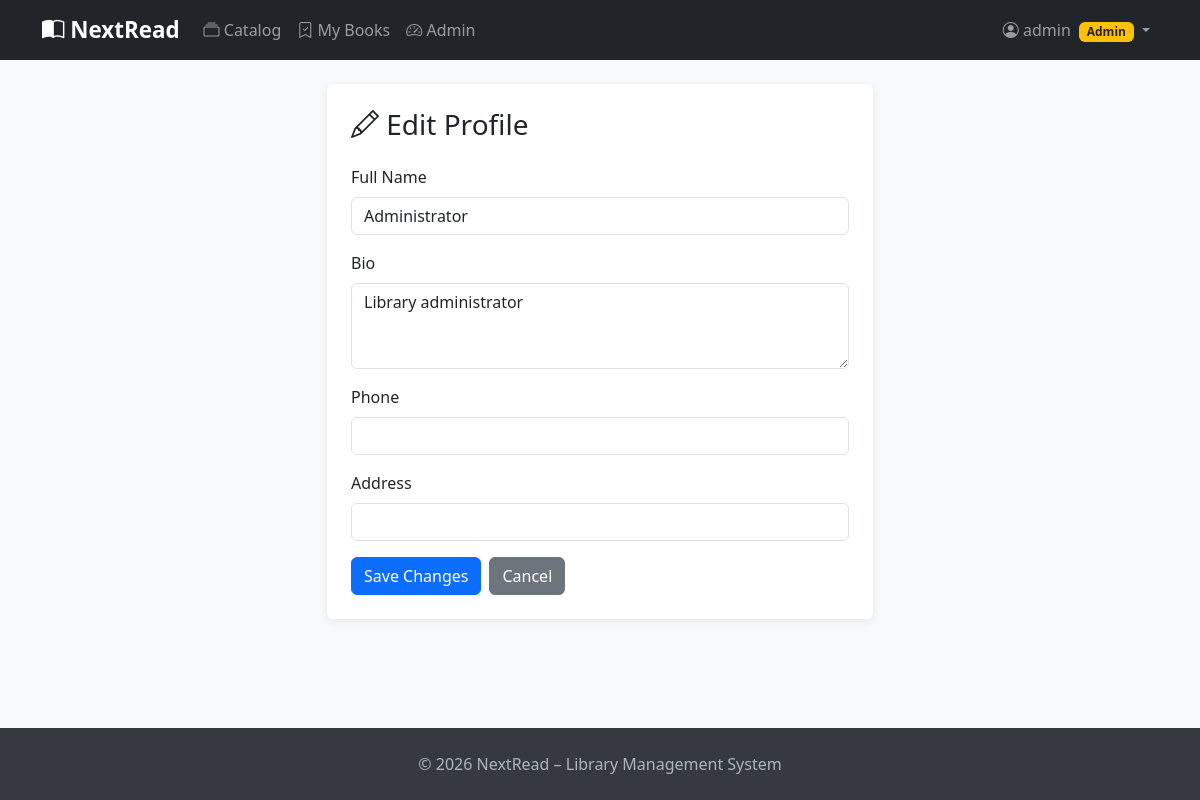
The app's page /auth/profile/edit (signed in) with its own data.
### app/models.py (models this page shows, shortened)
class User(UserMixin, db.Model):
    __tablename__ = 'users'
    id = db.Column(db.Integer, primary_key=True)
    username = db.Column(db.String(80), unique=True, nullable=False, index=True)
    email = db.Column(db.String(120), unique=True, nullable=False, index=True)
    hashed_password = db.Column(db.String(256), nullable=False)
    full_name = db.Column(db.String(150))
    role = db.Column(db.String(20), default='user')  # 'admin' or 'user'
    is_active = db.Column(db.Boolean, default=True)
    created_at = db.Column(db.DateTime, default=datetime.utcnow)
    profile = db.relationship('UserProfile', back_populates='user',
                               uselist=False, cascade='all, delete-orphan')
    borrowings = db.relationship('Borrowing', back_populates='user',
                                  cascade='all, delete-orphan', lazy='dynamic')
    favorite_genres = db.relationship('Genre', secondary=user_favorite_genres,
                                       back_populates='fans')
    @property
    def is_admin(self):
        return self.role == 'admin'

class UserProfile(db.Model):
    __tablename__ = 'user_profiles'
    id = db.Column(db.Integer, primary_key=True)
    user_id = db.Column(db.Integer, db.ForeignKey('users.id'), unique=True, nullable=False)
    bio = db.Column(db.Text)
    phone = db.Column(db.String(20))
    address = db.Column(db.String(200))
    avatar_url = db.Column(db.String(300))
    created_at = db.Column(db.DateTime, default=datetime.utcnow)
    user = db.relationship('User', back_populates='profile')

### app/auth/routes.py (the view, shortened to what this page needs)
@auth.route('/profile/edit', methods=['GET', 'POST'])
@login_required
def edit_profile():
    form = EditProfileForm()
    profile = current_user.profile
    form.full_name.data = current_user.full_name
    if profile:
        form.bio.data = profile.bio
        form.phone.data = profile.phone
        form.address.data = profile.address
    return render_template('auth/edit_profile.html', form=form, title='Edit Profile')

### app/auth/forms.py
class EditProfileForm(FlaskForm):
    full_name = StringField('Full Name', validators=[Length(0, 150)])
    bio = TextAreaField('Bio', validators=[Length(0, 500)])
    phone = StringField('Phone', validators=[Length(0, 20)])
    address = StringField('Address', validators=[Length(0, 200)])
    submit = SubmitField('Save Changes')

### app/models.py (called while the page is built)
@login_manager.user_loader
def load_user(user_id):
    return db.session.get(User, int(user_id))

### app/templates/auth/edit_profile.html (shortened to what this page needs)
{% extends 'base.html' %}
{% block content %}
<div class="row justify-content-center">
    <div class="col-md-6">
        <div class="card">
            <div class="card-body p-4">
                <h3 class="card-title mb-4"><i class="bi bi-pencil"></i> Edit Profile</h3>
                <form method="POST">
                    {% for field in [form.full_name, form.bio, form.phone, form.address] %}
                    <div class="mb-3">
                        {{ field.label(class="form-label") }}
                        {% if field.type == 'TextAreaField' %}
                        {{ field(class="form-control", rows=3) }}
                        {% else %}
                        {{ field(class="form-control") }}
                        {% endif %}
                    </div>
                    {% endfor %}
                    <div class="d-flex gap-2">
                        {{ form.submit(class="btn btn-primary") }}
                        <a href="{{ url_for('auth.profile') }}" class="btn btn-secondary">Cancel</a>
                    </div>
                </form>
            </div>
        </div>
    </div>
</div>
{% endblock %}

### app/templates/base.html (shortened to what this page needs)
<!DOCTYPE html>
<html lang="en">
<head>
    <link href="https://cdn.jsdelivr.net/npm/bootstrap@5.3.2/dist/css/bootstrap.min.css" rel="stylesheet">
    <link href="https://cdn.jsdelivr.net/npm/bootstrap-icons@1.11.3/font/bootstrap-icons.css" rel="stylesheet">
</head>
<body>
<nav class="navbar navbar-expand-lg navbar-dark bg-dark mb-4">
    <div class="container">
        <a class="navbar-brand" href="{{ url_for('main.index') }}">
            <i class="bi bi-book-half"></i> NextRead
        </a>
        <div class="collapse navbar-collapse" id="navbarNav">
            <ul class="navbar-nav me-auto">
                <li class="nav-item">
                    <a class="nav-link" href="{{ url_for('books.index') }}">
                        <i class="bi bi-collection"></i> Catalog
                    </a>
                </li>
                {% if current_user.is_authenticated %}
                <li class="nav-item">
                    <a class="nav-link" href="{{ url_for('borrowings.my_borrowings') }}">
                        <i class="bi bi-bookmark-check"></i> My Books
                    </a>
                </li>
                {% if current_user.is_admin %}
                <li class="nav-item">
                    <a class="nav-link" href="{{ url_for('admin.dashboard') }}">
                        <i class="bi bi-speedometer2"></i> Admin
                    </a>
                </li>
                {% endif %}
                {% endif %}
            </ul>
            <ul class="navbar-nav">
                {% if current_user.is_authenticated %}
                <li class="nav-item dropdown">
                    <a class="nav-link dropdown-toggle" href="#" data-bs-toggle="dropdown">
                        <i class="bi bi-person-circle"></i> {{ current_user.username }}
                        {% if current_user.is_admin %}
                        <span class="badge bg-warning text-dark ms-1">Admin</span>
                        {% endif %}
                    </a>
                </li>
                {% endif %}
            </ul>
        </div>
    </div>
</nav>
<main class="container mb-5">
    {% block content %}{% endblock %}
</main>
<footer class="py-4 mt-5">
    <div class="container text-center">
        <p class="mb-0">&copy; 2026 NextRead – Library Management System</p>
    </div>
</footer>
</body>
</html>

### app/templates/base.html (style rules this page uses)
body { background: #f8f9fa; display: flex; flex-direction: column; min-height: 100vh; }
main { flex: 1; }
.navbar-brand { font-weight: 700; font-size: 1.4rem; }
.card { border: none; box-shadow: 0 2px 8px rgba(0,0,0,.08); }
footer { background: #343a40; color: #adb5bd; }

### records on screen
User: username "admin", full_name "Administrator"
UserProfile: bio "Library administrator"

### other values on screen
{{ field.label(class="form-label") }} "Full Name" "Bio" "Phone" "Address"
